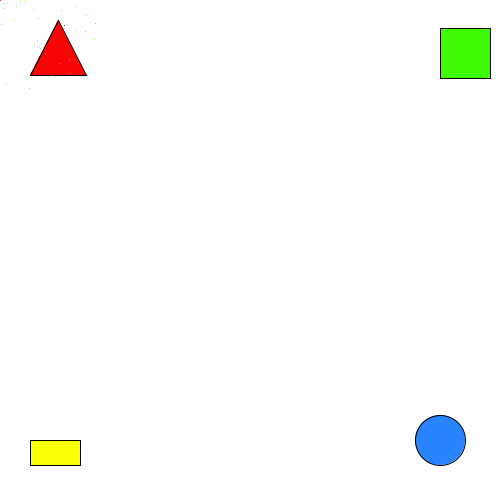
Frame 1 (no input)
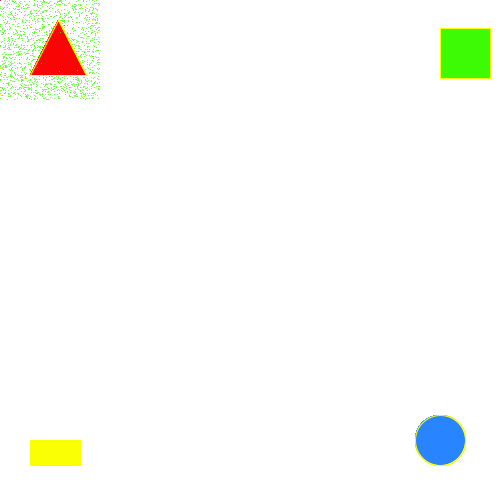
Frame 60 (the mouse pressed at the canvas centre just before this capture)
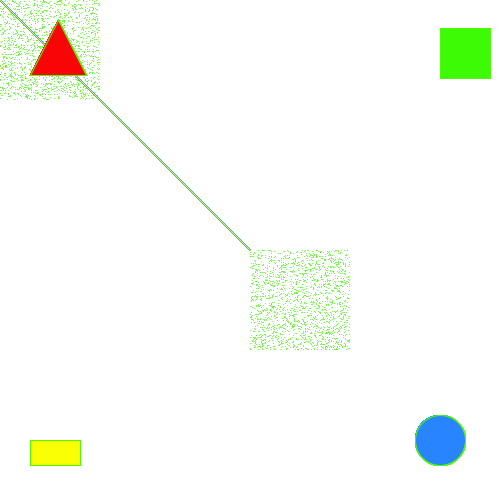
Frame 120 (the mouse held since frame 60 and released just before this capture)

The Processing sketch that drew these frames (run headless with seeded random() and noise(); from frame 60 on, the mouse is pressed at the canvas centre):

// Processing sketch: processing_38893
// ── processing_38893.pde

void setup() {
  size(500, 500);
  background(255,255,255);
}

void draw() {
 fill(250,5,5); 
 triangle(30, 75, 58, 20, 86, 75); 
 fill(61,250,5);
 rect(440,28,50,50);
 fill(251,255,4);
 rect(30,440,50,25);
 fill(41,132,255);
 ellipse(440,440,50,50);
 
 for(int i=0;i<30;i++){
   
     point(mouseX+random(100),mouseY+random(100));
    stroke (41,132,255);
    line(pmouseX,pmouseY,mouseX,mouseY);
    stroke (61,250,5);
 }
 
 if (mousePressed == true) {
   point(mouseX+random(100),mouseY+random(100));
    stroke (251,255,4);
    line(pmouseX,pmouseY,mouseX,mouseY);
    stroke (78,250,5);
  } else {
   point(mouseX+random(100),mouseY+random(100));
    stroke (250,5,5);
    line(pmouseX,pmouseY,mouseX,mouseY);
    stroke (251,255,4);
  }
}
